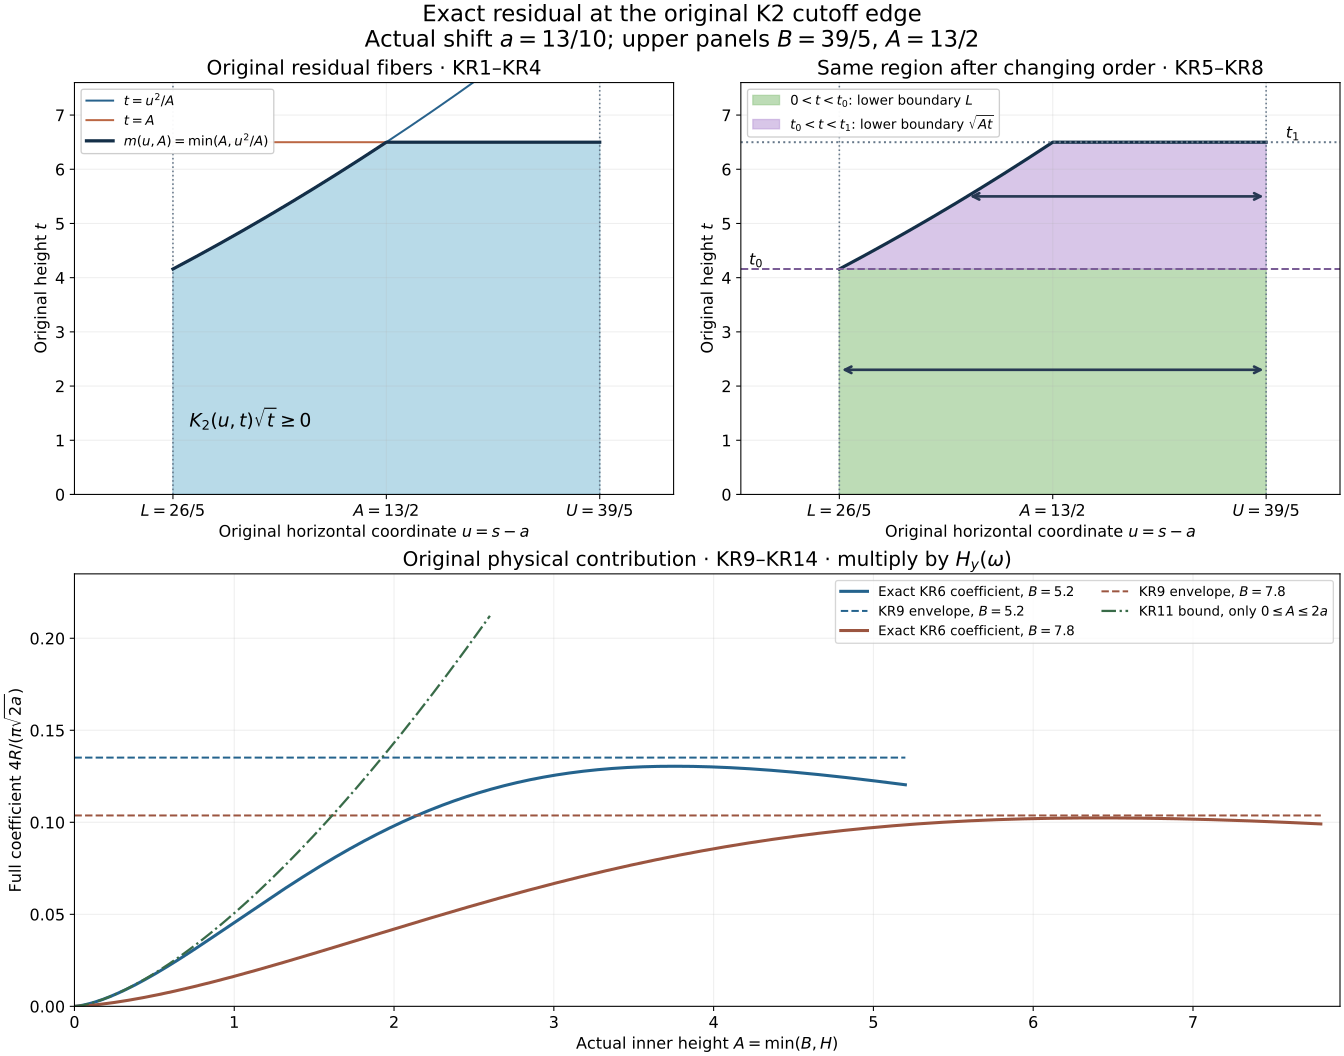

Recreate this plot in Python.
"""Original-coordinate residual edge region and full physical coefficients."""
from pathlib import Path
import json
import numpy as np
import matplotlib
matplotlib.use('Agg')
import matplotlib.pyplot as plt
R=Path(__file__).resolve().parent
plt.rcParams.update({'font.family':'DejaVu Sans','font.size':12,'axes.titlesize':15,'axes.labelsize':12})
a=1.3; B=7.8; A=6.5; L=B-2*a; U=min(B,8*a); t0=min(A,L*L/A);t1=min(A,U*U/A)
def fs(b):
    b=np.asarray(b);r=np.sqrt(2)
    return (-2*np.arctan(1-r*b)+2*np.arctan(1+r*b)+np.log(1-r*b+b*b)-np.log(1+r*b+b*b))/(4*r)
def residual(a,A,B):
    if B>=10*a:return 0.
    L=B-2*a;U=min(B,8*a);t0=min(A,L*L/A);t1=min(A,U*U/A)
    first=np.sqrt(L)*fs(np.sqrt(t0/L)) if L>0 else 0.
    return first-np.sqrt(U)*fs(np.sqrt(t1/U))+np.sqrt(A)/2*np.log((A+t1)/(A+t0))
fig=plt.figure(figsize=(14,11),layout='constrained');gs=fig.add_gridspec(2,2,height_ratios=[1,1.05])
ax=fig.add_subplot(gs[0,0]);bx=fig.add_subplot(gs[0,1]);cx=fig.add_subplot(gs[1,:])
u=np.linspace(L,U,500);m=np.minimum(A,u*u/A)
for plot in [ax,bx]:
    plot.set_xlim(L-.6,U+.45);plot.set_ylim(0,A+1.1)
    plot.set_xlabel(r'Original horizontal coordinate $u=s-a$');plot.set_ylabel(r'Original height $t$')
    plot.grid(alpha=.2);plot.axvline(L,color='#66788a',linestyle=':',linewidth=1.2);plot.axvline(U,color='#66788a',linestyle=':',linewidth=1.2)
    plot.set_xticks([L,A,U],[r'$L=26/5$',r'$A=13/2$',r'$U=39/5$'])
ax.fill_between(u,0,m,color='#73b7d3',alpha=.5)
ax.plot(u,u*u/A,color='#28628c',label=r'$t=u^2/A$');ax.plot(u,np.full_like(u,A),color='#bb6744',label=r'$t=A$')
ax.plot(u,m,color='#142f48',linewidth=2.4,label=r'$m(u,A)=\min(A,u^2/A)$')
ax.set_title('Original residual fibers · KR1–KR4')
ax.text(L+.1,1.25,r'$K_2(u,t)\sqrt{t}\geq 0$',fontsize=14)
ax.legend(loc='upper left',fontsize=10,framealpha=.95)
bx.fill_between(u,0,np.minimum(t0,m),color='#9aca8f',alpha=.65,label=r'$0<t<t_0$: lower boundary $L$')
bx.fill_between(u,t0,m,where=m>=t0,color='#b798d5',alpha=.55,label=r'$t_0<t<t_1$: lower boundary $\sqrt{At}$')
bx.plot(u,m,color='#142f48',linewidth=2.4)
bx.axhline(t0,color='#7a5d96',linestyle='--');bx.axhline(t1,color='#66788a',linestyle=':')
for tt in [2.3,5.5]:bx.annotate('',xy=(U,tt),xytext=(max(L,np.sqrt(A*tt)),tt),arrowprops=dict(arrowstyle='<->',color='#273953',lw=2))
bx.text(L-.55,t0+.08,r'$t_0$',fontsize=12);bx.text(U+.12,t1+.08,r'$t_1$',fontsize=12)
bx.set_title('Same region after changing order · KR5–KR8')
bx.legend(loc='upper left',fontsize=10,framealpha=.95)
colors=['#24638d','#9b5540']
for cutoff,color in zip([4*a,6*a],colors):
    hs=np.linspace(.004,cutoff,700);rs=np.array([residual(a,h,cutoff) for h in hs])
    coeff=4*rs/(np.pi*np.sqrt(2*a));l=cutoff-2*a;u0=min(cutoff,8*a)
    bound=4/(np.pi*np.sqrt(2*a))*(.5-fs(1))*(np.sqrt(u0)-np.sqrt(l))
    cx.plot(hs,coeff,color=color,lw=2.3,label=fr'Exact KR6 coefficient, $B={cutoff:g}$')
    cx.hlines(bound,0,cutoff,color=color,linestyle='--',lw=1.5,label=fr'KR9 envelope, $B={cutoff:g}$')
small=np.linspace(0,2*a,240)
cx.plot(small,(small/a)**1.5/(3*np.pi*np.sqrt(2)),color='#386b48',linestyle='-.',lw=1.7,label=r'KR11 bound, only $0\leq A\leq2a$')
cx.set_xlabel(r'Actual inner height $A=\min(B,H)$');cx.set_ylabel(r'Full coefficient $4R/(\pi\sqrt{2a})$')
cx.set_xlim(0,6*a+.12);cx.set_ylim(0,.235);cx.grid(alpha=.2)
cx.set_title(r'Original physical contribution · KR9–KR14 · multiply by $H_y(\omega)$')
cx.legend(loc='upper right',fontsize=10,ncol=2)
fig.suptitle('Exact residual at the original K2 cutoff edge\nActual shift $a=13/10$; upper panels $B=39/5$, $A=13/2$',fontsize=17)
for ext in ['png','svg']:fig.savefig(R/('chen-hou-k2-residual-edge.'+ext),dpi=180)
(R/'chen-hou-k2-residual-edge.json').write_text(json.dumps(dict(parameters={'a':'13/10','B':'39/5','A':'13/2','L':'26/5','U':'39/5'},proof='KR1–KR15',status='Numerical rendering of exact original-coordinate formulas and proved bounds',visual_inspection='pending'),indent=2)+'\n',encoding='utf-8',newline='\n')
print(json.dumps(dict(figure='chen-hou-k2-residual-edge.png',parameters='original a=13/10, B=39/5, A=13/2')))
